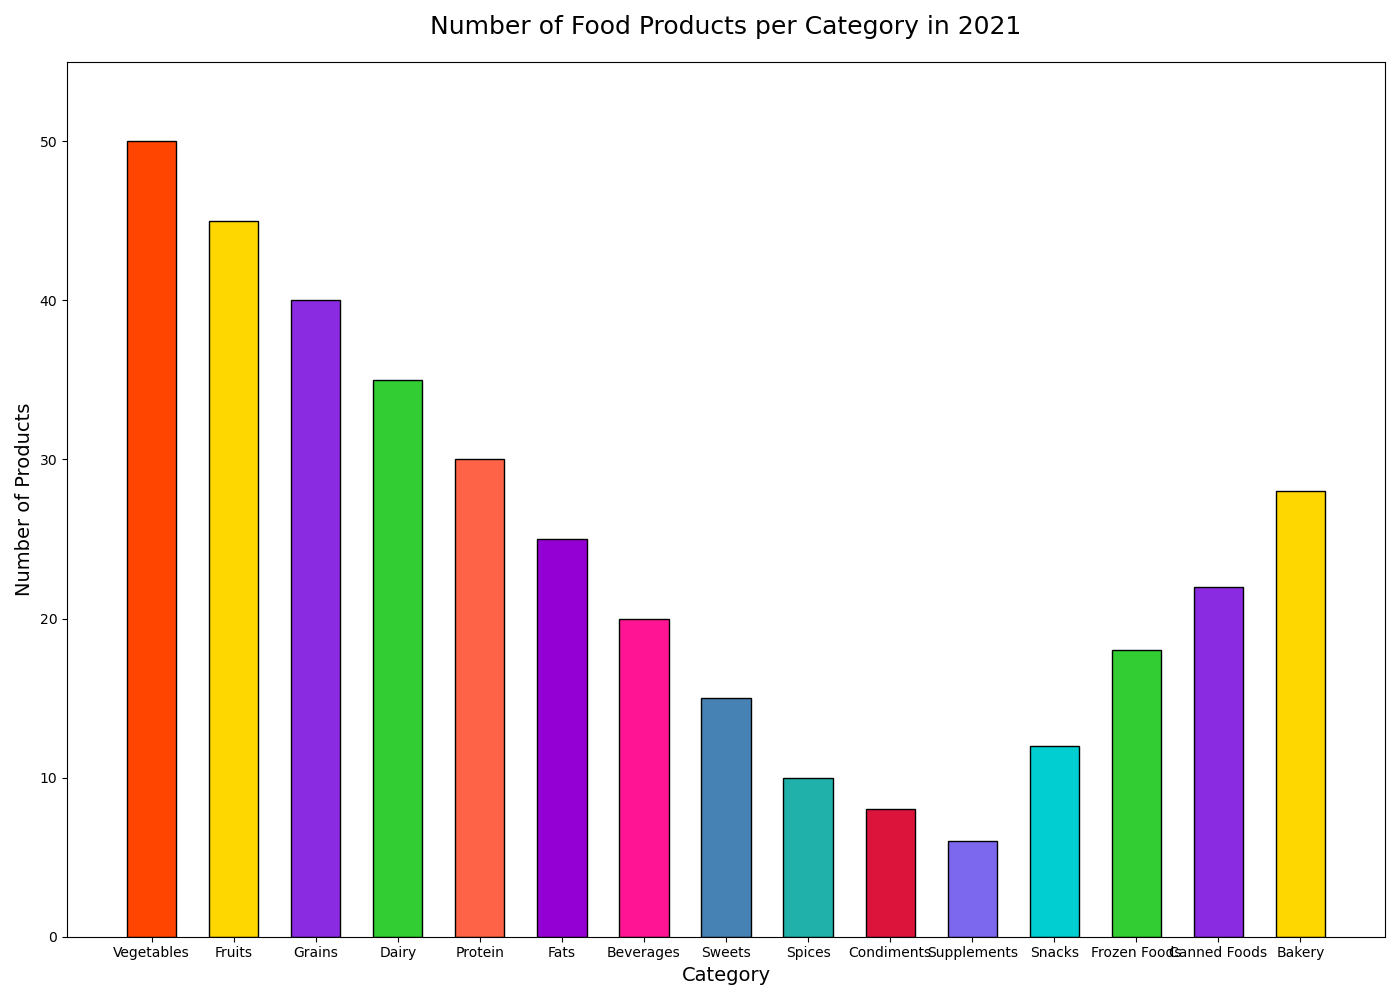

The script that drew this image:

import matplotlib.pyplot as plt

categories = ['Vegetables', 'Fruits', 'Grains', 'Dairy', 'Protein', 'Fats', 'Beverages', 'Sweets', 'Spices', 'Condiments', 'Supplements', 'Snacks', 'Frozen Foods', 'Canned Foods', 'Bakery']
number_of_products = [50, 45, 40, 35, 30, 25, 20, 15, 10, 8, 6, 12, 18, 22, 28]

colors = ['#FF4500', '#FFD700', '#8A2BE2', '#32CD32', '#FF6347', '#9400D3', '#FF1493', '#4682B4', '#20B2AA', '#DC143C', '#7B68EE', '#00CED1', '#32CD32', '#8A2BE2', '#FFD700']

plt.figure(figsize=(14, 10))
plt.bar(categories, number_of_products, color=colors, edgecolor='black', width=0.6)

plt.ylabel('Number of Products', fontsize=14)
plt.xlabel('Category', fontsize=14)
plt.title('Number of Food Products per Category in 2021', fontsize=18, pad=20)
plt.ylim(0, 55)

plt.tight_layout()
plt.show()
